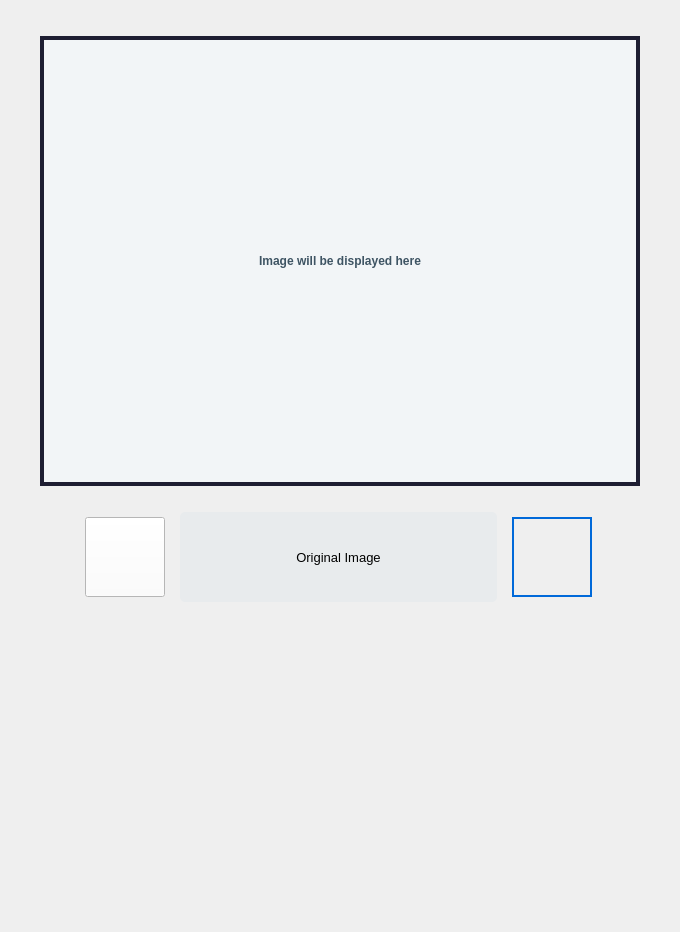
                 <widget class="QWidget" name="original_image_view_widget">
                  <layout class="QVBoxLayout" name="verticalLayout_10">
                   <property name="spacing">
                    <number>0</number>
                   </property>
                   <property name="leftMargin">
                    <number>0</number>
                   </property>
                   <property name="topMargin">
                    <number>0</number>
                   </property>
                   <property name="rightMargin">
                    <number>0</number>
                   </property>
                   <property name="bottomMargin">
                    <number>0</number>
                   </property>
                   <item>
                    <widget class="QWidget" name="image_display_widget" native="true">
                     <property name="sizePolicy">
                      <sizepolicy hsizetype="Preferred" vsizetype="Preferred">
                       <horstretch>0</horstretch>
                       <verstretch>0</verstretch>
                      </sizepolicy>
                     </property>
                     <layout class="QHBoxLayout" name="horizontalLayout_4">
                      <property name="spacing">
                       <number>0</number>
                      </property>
                      <property name="leftMargin">
                       <number>0</number>
                      </property>
                      <property name="topMargin">
                       <number>36</number>
                      </property>
                      <property name="rightMargin">
                       <number>0</number>
                      </property>
                      <property name="bottomMargin">
                       <number>0</number>
                      </property>
                      <item>
                       <spacer name="horizontalSpacer_3">
                        <property name="orientation">
                         <enum>Qt::Horizontal</enum>
                        </property>
                        <property name="sizeType">
                         <enum>QSizePolicy::Preferred</enum>
                        </property>
                        <property name="sizeHint" stdset="0">
                         <size>
                          <width>40</width>
                          <height>20</height>
                         </size>
                        </property>
                       </spacer>
                      </item>
                      <item>
                       <widget class="QLabel" name="original_image_label">
                        <property name="sizePolicy">
                         <sizepolicy hsizetype="Expanding" vsizetype="Expanding">
                          <horstretch>0</horstretch>
                          <verstretch>0</verstretch>
                         </sizepolicy>
                        </property>
                        <property name="minimumSize">
                         <size>
                          <width>600</width>
                          <height>450</height>
                         </size>
                        </property>
                        <property name="maximumSize">
                         <size>
                          <width>1200</width>
                          <height>900</height>
                         </size>
                        </property>
                        <property name="font">
                         <font>
                          <weight>75</weight>
                          <bold>true</bold>
                         </font>
                        </property>
                        <property name="styleSheet">
                         <string notr="true">border: 4px solid rgb(30,30,50);
color: #3E5463;
background-color: #F2F5F7;
font-weight: bold;</string>
                        </property>
                        <property name="text">
                         <string>Image will be displayed here</string>
                        </property>
                        <property name="alignment">
                         <set>Qt::AlignCenter</set>
                        </property>
                       </widget>
                      </item>
                      <item>
                       <spacer name="horizontalSpacer_4">
                        <property name="orientation">
                         <enum>Qt::Horizontal</enum>
                        </property>
                        <property name="sizeType">
                         <enum>QSizePolicy::Preferred</enum>
                        </property>
                        <property name="sizeHint" stdset="0">
                         <size>
                          <width>40</width>
                          <height>20</height>
                         </size>
                        </property>
                       </spacer>
                      </item>
                     </layout>
                    </widget>
                   </item>
                   <item>
                    <widget class="QWidget" name="original_image_view_bottom_panel_widget" native="true">
                     <property name="font">
                      <font>
                       <pointsize>8</pointsize>
                      </font>
                     </property>
                     <property name="styleSheet">
                      <string notr="true"/>
                     </property>
                     <layout class="QHBoxLayout" name="horizontalLayout_7">
                      <property name="spacing">
                       <number>10</number>
                      </property>
                      <property name="leftMargin">
                       <number>80</number>
                      </property>
                      <property name="topMargin">
                       <number>26</number>
                      </property>
                      <property name="rightMargin">
                       <number>80</number>
                      </property>
                      <property name="bottomMargin">
                       <number>0</number>
                      </property>
                      <item>
                       <widget class="QPushButton" name="original_image_previous_button">
                        <property name="sizePolicy">
                         <sizepolicy hsizetype="Preferred" vsizetype="Preferred">
                          <horstretch>0</horstretch>
                          <verstretch>0</verstretch>
                         </sizepolicy>
                        </property>
                        <property name="minimumSize">
                         <size>
                          <width>80</width>
                          <height>80</height>
                         </size>
                        </property>
                        <property name="maximumSize">
                         <size>
                          <width>80</width>
                          <height>80</height>
                         </size>
                        </property>
                        <property name="styleSheet">
                         <string notr="true">background-color: rgb(255, 255, 255);</string>
                        </property>
                        <property name="text">
                         <string/>
                        </property>
                        <property name="icon">
                         <iconset resource="static/resource.qrc">
                          <normaloff>:/icons/icons/previous_white.png</normaloff>:/icons/icons/previous_white.png</iconset>
                        </property>
                        <property name="iconSize">
                         <size>
                          <width>0</width>
                          <height>0</height>
                         </size>
                        </property>
                       </widget>
                      </item>
                      <item>
                       <widget class="QLabel" name="original_image_title_label">
                        <property name="minimumSize">
                         <size>
                          <width>0</width>
                          <height>90</height>
                         </size>
                        </property>
                        <property name="maximumSize">
                         <size>
                          <width>317</width>
                          <height>16777215</height>
                         </size>
                        </property>
                        <property name="font">
                         <font>
                          <pointsize>10</pointsize>
                         </font>
                        </property>
                        <property name="styleSheet">
                         <string notr="true">
border-radius: 5px;
background-color: rgb(232, 235, 237);</string>
                        </property>
                        <property name="text">
                         <string>Original Image</string>
                        </property>
                        <property name="alignment">
                         <set>Qt::AlignCenter</set>
                        </property>
                        <property name="wordWrap">
                         <bool>true</bool>
                        </property>
                        <property name="margin">
                         <number>0</number>
                        </property>
                       </widget>
                      </item>
                      <item>
                       <widget class="QPushButton" name="original_image_next_button">
                        <property name="minimumSize">
                         <size>
                          <width>80</width>
                          <height>80</height>
                         </size>
                        </property>
                        <property name="maximumSize">
                         <size>
                          <width>80</width>
                          <height>80</height>
                         </size>
                        </property>
                        <property name="styleSheet">
                         <string notr="true">border: 2px solid #0069D9;</string>
                        </property>
                        <property name="text">
                         <string/>
                        </property>
                        <property name="icon">
                         <iconset resource="static/resource.qrc">
                          <normaloff>:/icons/icons/next_white.png</normaloff>:/icons/icons/next_white.png</iconset>
                        </property>
                        <property name="iconSize">
                         <size>
                          <width>60</width>
                          <height>60</height>
                         </size>
                        </property>
                       </widget>
                      </item>
                     </layout>
                    </widget>
                   </item>
                   <item>
                    <spacer name="verticalSpacer_5">
                     <property name="orientation">
                      <enum>Qt::Vertical</enum>
                     </property>
                     <property name="sizeHint" stdset="0">
                      <size>
                       <width>20</width>
                       <height>330</height>
                      </size>
                     </property>
                    </spacer>
                   </item>
                  </layout>
                 </widget>
